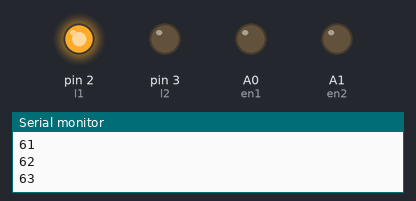
A sketch run on a simulated Arduino Uno, built with avr-gcc and run on an emulated ATmega328P. Shown: output pins drawn as LEDs (lit = HIGH), the last lines printed to the serial monitor. Pins used as bus, display or sensor lines are not drawn.

Above: at 6.4 s.
At 20.2 s:
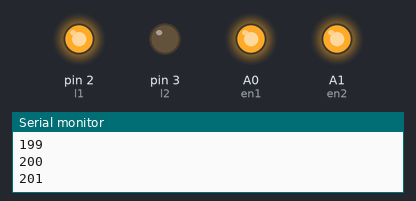
Timing chart, 0 to 31.8 s (numbered marks = the images above):
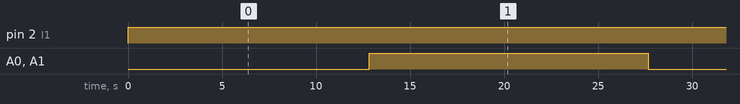

Measured:
- by itself, pin 2 (l1): LOW → HIGH at 0.00 s
- by itself, A0 (en1), A1 (en2): alternates HIGH for 14.8 s and LOW for 12.8 s

The sketch:

LF1.ino
```cpp
int l1=2;
int l2=3;

int r1=4;
int r2=5;

int en1=A0;
int en2=A1;

void setup() {
  pinMode(r1,OUTPUT);
  pinMode(r2,OUTPUT);
  pinMode(l1,OUTPUT);
  pinMode(l2,OUTPUT);
  pinMode(en1,OUTPUT);
  pinMode(en2,OUTPUT);
  Serial.begin(9600);
}

void loop() {
  for(int i=0;i<=255;i++)
  {
    analogWrite(en1,i);
    analogWrite(en2,i);

    digitalWrite(r1,1);
    digitalWrite(r2,0);

    digitalWrite(l1,1);
    digitalWrite(l2,0);
    Serial.println(i);
    delay(100);
  }
  delay(2000);
}
```
